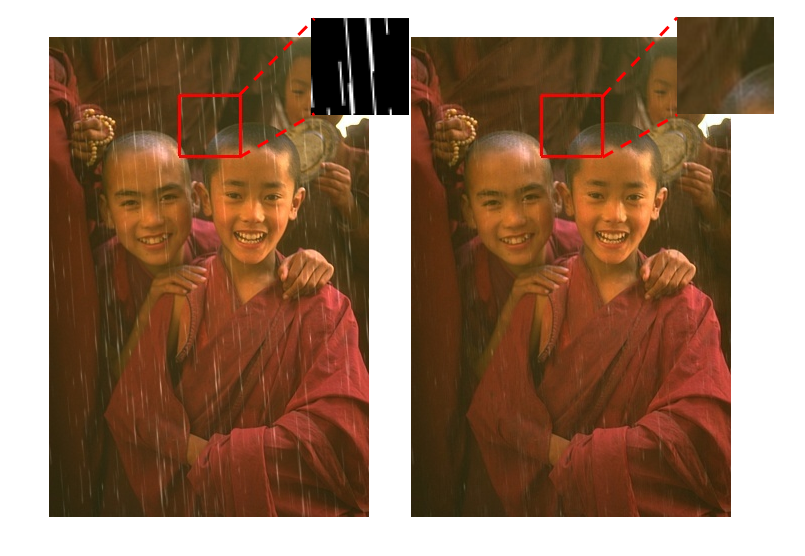
#> input picture img/img1.png, 805 x 556 px, given as the content of the folder ./dataset/Rain100L/test/input/, which was not available
$ python generate_ldgp.py
#> lines starting #> are read from the running program, lines starting #| are printed output that depends on the picture; after the words box and inside, x2 and y2 are one past the last pixel; in counts of white or black regions, pixels touching at a corner belong together; pictures that were not available may be replaced by others from this repository, and a replacement may not be noted
import os
import cv2
import numpy as np
import matplotlib.pyplot as plt
import math
import argparse

def hog(img, show= True, save="", cell_size = (8, 8), num_cells_per_block = (4, 4)):
    gray_img = cv2.cvtColor(img, cv2.COLOR_BGR2GRAY)
    block_size = (num_cells_per_block[0] * cell_size[0],
              num_cells_per_block[1] * cell_size[1])
    x_cells = gray_img.shape[1] // cell_size[0]
    y_cells = gray_img.shape[0] // cell_size[1]
    h_stride = 1
    v_stride = 1
    block_stride = (cell_size[0] * h_stride, cell_size[1] * v_stride)
    num_bins = 36
    win_size = (x_cells * cell_size[0] , y_cells * cell_size[1])
    hog = cv2.HOGDescriptor(win_size, block_size, block_stride, cell_size, num_bins)
    hog_descriptor = hog.compute(gray_img)

    tot_bx = np.uint32(((x_cells - num_cells_per_block[0]) / h_stride) + 1)
    tot_by = np.uint32(((y_cells - num_cells_per_block[1]) / v_stride) + 1)

    tot_els = (tot_bx) * (tot_by) * num_cells_per_block[0] * num_cells_per_block[1] * num_bins

    plt.rcParams['figure.figsize'] = [9.8, 9]

    hog_descriptor_reshaped = hog_descriptor.reshape(tot_bx,
                                                    tot_by,
                                                    num_cells_per_block[0],
                                                    num_cells_per_block[1],
                                                    num_bins).transpose((1, 0, 2, 3, 4))

    ave_grad = np.zeros((y_cells, x_cells, num_bins))
    hist_counter = np.zeros((y_cells, x_cells, 1))

    for i in range (num_cells_per_block[0]):
        for j in range(num_cells_per_block[1]):
            ave_grad[i:tot_by + i, j:tot_bx + j] += hog_descriptor_reshaped[:, :, i, j, :]

            hist_counter[i:tot_by + i, j:tot_bx + j] += 1

    ave_grad /= hist_counter
    sumofdegree = [0 for _ in range(num_bins)]

    for i in range(num_bins):
        for j in range(ave_grad.shape[0]):
            for k in range(ave_grad.shape[1]):
                sumofdegree[i]+=ave_grad[j][k][i]


    x = [(180/num_bins)*(i) for i in range(num_bins)]

    plt.bar(x,
        sumofdegree,
        width=180/num_bins,
        bottom=None,
        align='center',
        color=['lightsteelblue',
            'cornflowerblue',
            'royalblue',
            'midnightblue',
            'navy',
            'darkblue',
            'mediumblue'])
    plt.xticks(rotation='vertical')
    if save:
        plt.savefig(save)
    if show:
        plt.show()

    plt.cla()
    return sumofdegree.index(max(sumofdegree))


def most_frequent(List):
    return max(set(List), key = List.count)

def rotate(img, theta):
    rows, cols = img.shape[0], img.shape[1]
    image_center = (cols/2, rows/2)

    M = cv2.getRotationMatrix2D(image_center,theta,1)

    abs_cos = abs(M[0,0])
    abs_sin = abs(M[0,1])

    bound_w = int(rows * abs_sin + cols * abs_cos)
    bound_h = int(rows * abs_cos + cols * abs_sin)

    M[0, 2] += bound_w/2 - image_center[0]
    M[1, 2] += bound_h/2 - image_center[1]
    rotated = cv2.warpAffine(img,M,(bound_w,bound_h),borderValue=(255,255,255))
    return rotated

parser = argparse.ArgumentParser()
parser.add_argument("--rainy_data_path", type=str, default="./dataset/Rain100L/test/input/", help='path to input data')
parser.add_argument("--ldgp_result_path", type=str, default="./dataset/Rain100L/test/ldgp/", help='path to save ldgp data')
opt = parser.parse_args()

if __name__ == '__main__':

    input_path = opt.rainy_data_path
    mask_path = opt.ldgp_result_path

    try:
        os.makedirs(mask_path)
    except:
        pass

    folder = os.listdir(input_path)
    for name in folder:
        print("LDGP:", name)
        image = cv2.imread(input_path+name)
#> image is the input picture: shape (556, 805, 3); mean B, G, R 95.4, 118.2, 149.8
        H = image.shape[0]
#> H = 556
        W = image.shape[1]
#> W = 805
        patch_size = 80
        H_PatchNum = int(H/patch_size)
#> H_PatchNum = 6
        W_PatchNum = int(W/patch_size)
#> W_PatchNum = 10
        degrees = []
        iiidx = 0
        for x in range(W_PatchNum):
            for y in range(H_PatchNum):
                image_patch = image[patch_size*y:patch_size*(y+1),patch_size*x:patch_size*(x+1)]
                tmp_degree = 5*hog(image_patch, show=False, save='')
                iiidx+=1
                degrees.append(tmp_degree)
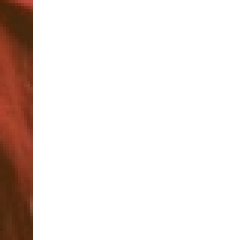
#> image_patch: shape (80, 80, 3) (shown 3 times larger); mean B, G, R 223.5, 226.9, 235.8
#> after the loop, degrees = 60 values, max 175 at index 1, min 0 at index 0, mean 116.9; iiidx = 60

        degree = most_frequent(degrees)
#> degree = 175
        if degree==90:
            degree=0
        if degree>90:
            degree-=180
#> degree = -5
        tmp = degree
#> tmp = -5
        if (tmp<0):
            tmp = -tmp
#> tmp = 5

        c_W =  H*math.cos(math.radians(tmp))*math.sin(math.radians(tmp))
#> c_W = 48.27
        c_H =   W*math.sin(math.radians(tmp))*math.cos(math.radians(tmp))
#> c_H = 69.89

        c_W = math.floor(c_W)
#> c_W = 48
        c_H = math.floor(c_H)
#> c_H = 69
        final = rotate(image, degree)
#> in rotate, `M = cv2.getRotationMatrix2D(image_center,theta,1)`: M = [[0.996, -0.0872, 25.76], [0.0872, 0.996, -34.02]]
#> in rotate, `abs_cos = abs(M[0,0])`: abs_cos = 0.996
#> in rotate, `abs_sin = abs(M[0,1])`: abs_sin = 0.0872
#> in rotate, `bound_w = int(rows * abs_sin + cols * abs_cos)`: bound_w = 850
#> in rotate, `bound_h = int(rows * abs_cos + cols * abs_sin)`: bound_h = 624
#> in rotate, `rotated = cv2.warpAffine(img,M,(bound_w,bound_h),borderValue=(255,255,..`:
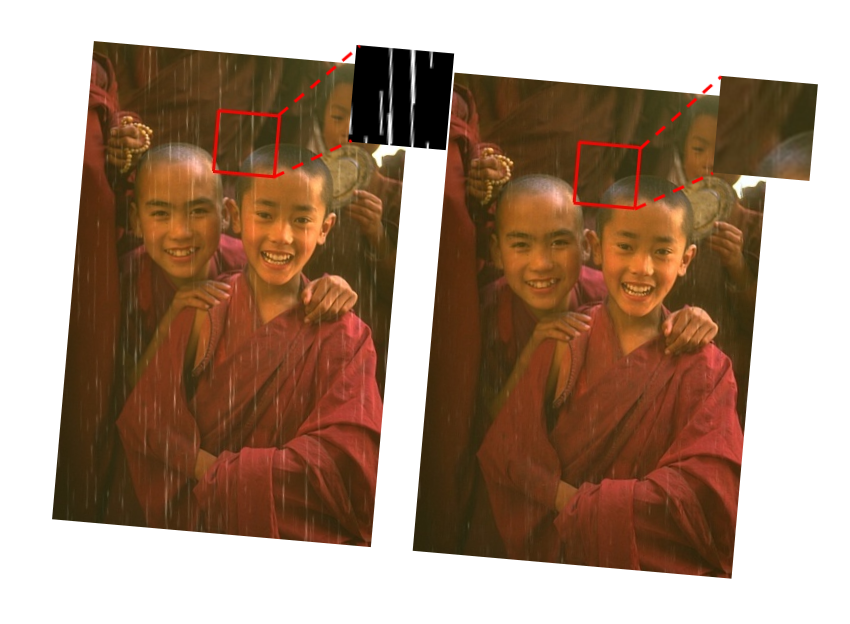
#> rotated: shape (624, 850, 3); mean B, G, R 120.3, 139.5, 166.2

        kernel = np.array([[-1, 2, -1]])
        final = cv2.cvtColor(final,cv2.COLOR_BGR2GRAY)
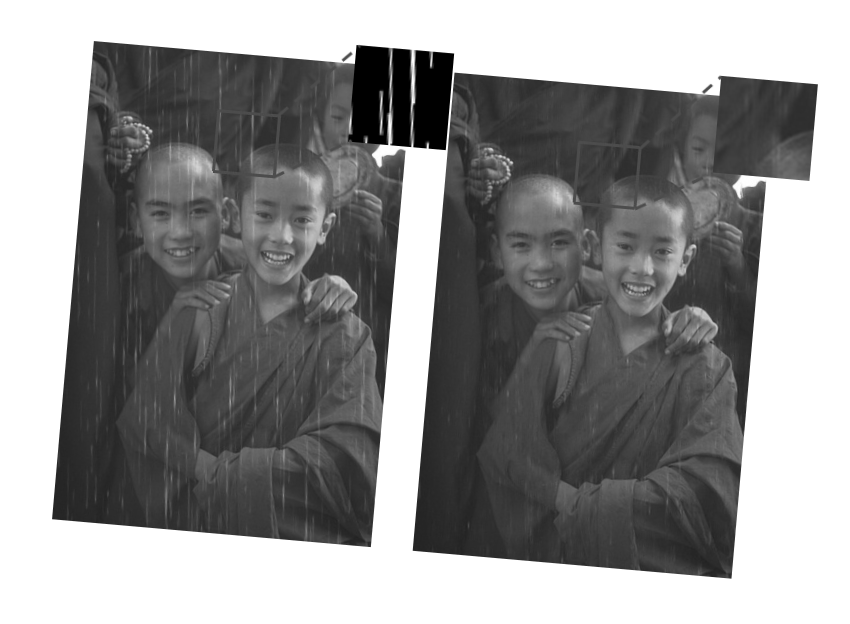
#> final: shape (624, 850); min 0, max 255, mean 145.3
        bw = cv2.adaptiveThreshold(final, 255, cv2.ADAPTIVE_THRESH_MEAN_C, cv2.THRESH_BINARY, 5, 0)
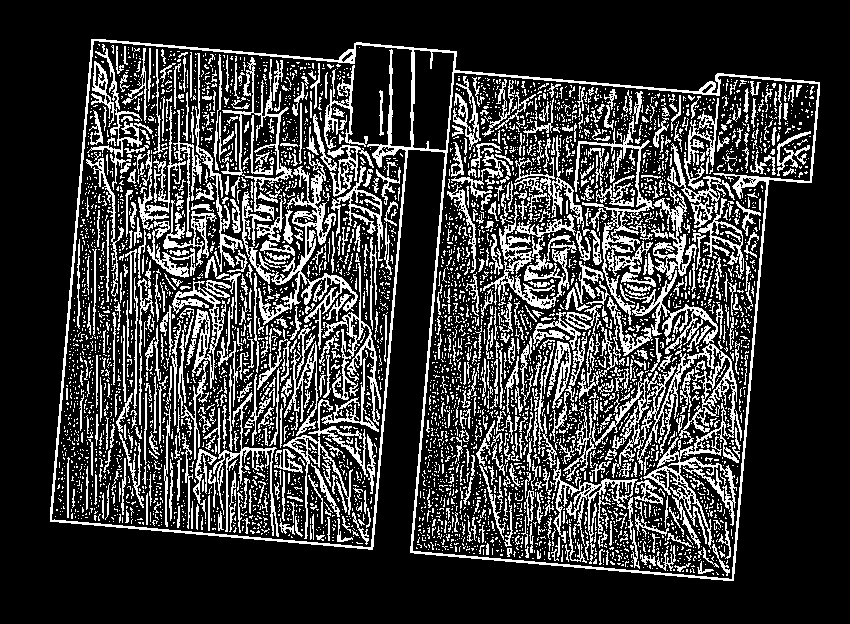
#> bw: shape (624, 850); 22.7% white in thin lines or dots, all inside (x1, y1, x2, y2) = (50, 39, 820, 581)

        vertical = np.copy(bw)
        rows = vertical.shape[0]
#> rows = 624
        verticalsize = rows // 30
#> verticalsize = 20
        verticalStructure = cv2.getStructuringElement(cv2.MORPH_RECT, (1, verticalsize))
#> verticalStructure = 20 values from 1 to 1
        vertical = cv2.erode(vertical, verticalStructure)
#> vertical: shape (624, 850); 1.5% white in thin lines or dots, all inside (x1, y1, x2, y2) = (51, 49, 819, 572)
        vertical = cv2.dilate(vertical, verticalStructure)
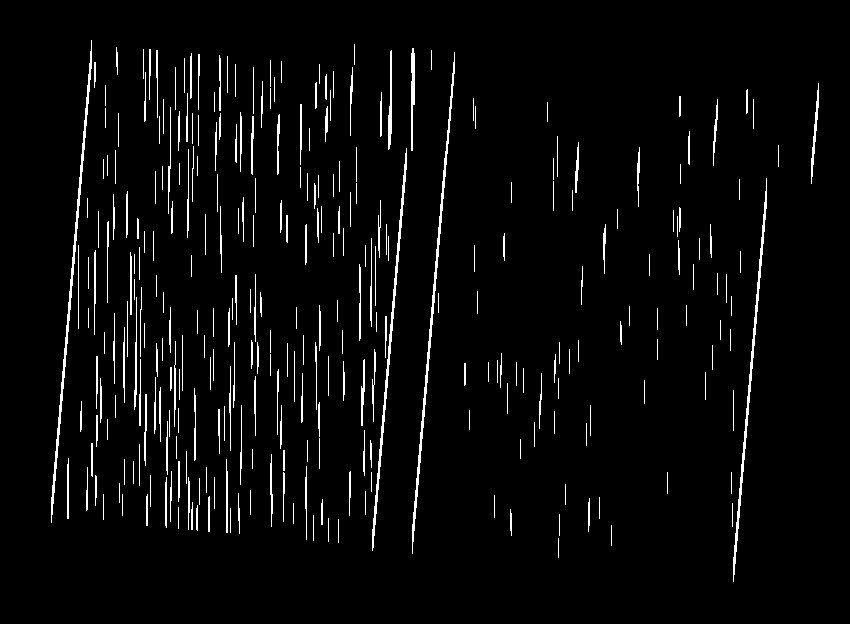
#> vertical: shape (624, 850); 3.7% white in thin lines or dots, all inside (x1, y1, x2, y2) = (51, 40, 819, 582)

        dst = rotate(vertical, -degree)
#> call 2 of rotate, with theta = 5
#> in rotate (call 2), `rotated = cv2.warpAffine(img,M,(bound_w,bound_h),borderValue=(255,255,..`:
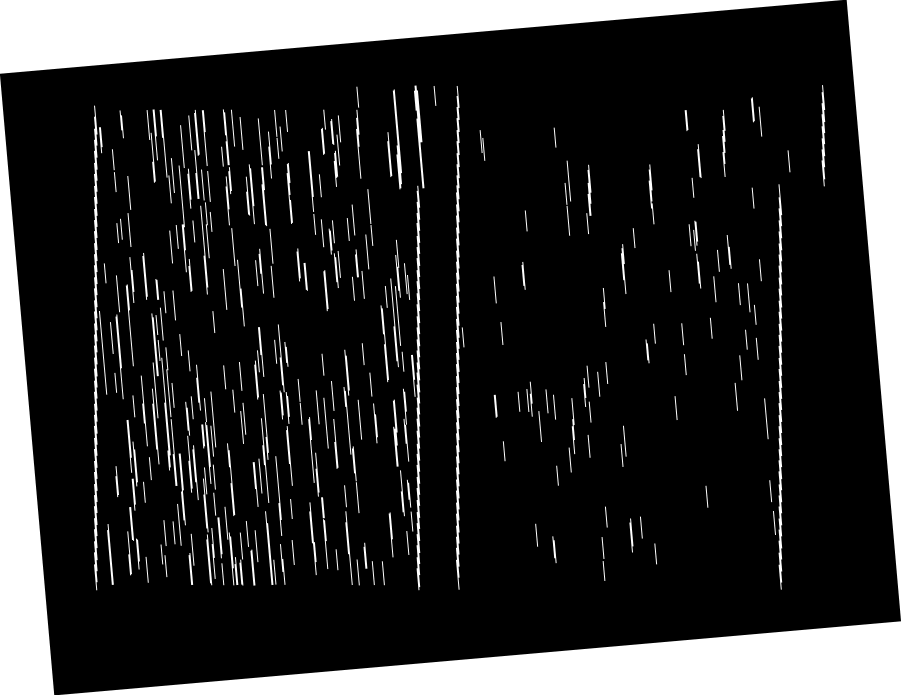
#> rotated: shape (695, 901); min 0, max 255, mean 47
        dst = dst[c_H:c_H+H,c_W:c_W+W]
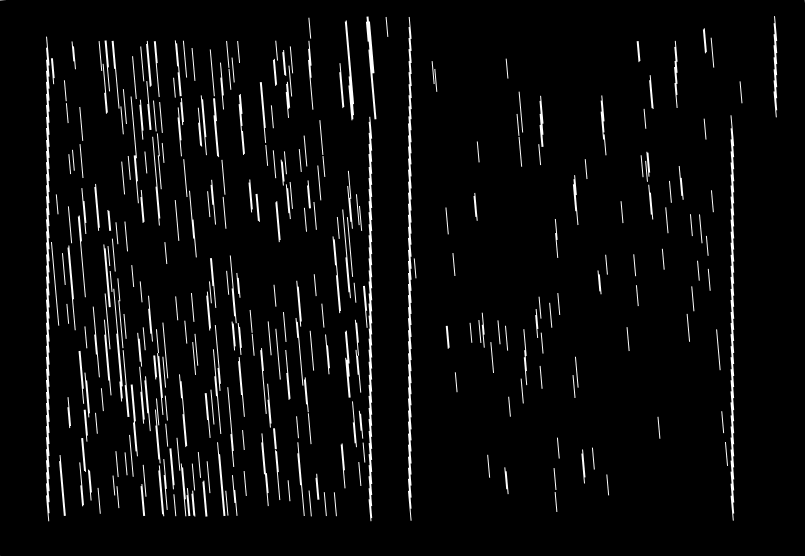
#> dst: shape (556, 805); min 0, max 255, mean 11.2
        cv2.imwrite(mask_path+name, dst)
